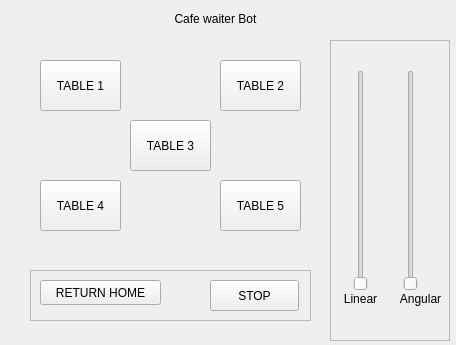
<?xml version="1.0" encoding="UTF-8"?>
<ui version="4.0">
 <class>Form</class>
 <widget class="QWidget" name="Form">
  <property name="geometry">
   <rect>
    <x>0</x>
    <y>0</y>
    <width>456</width>
    <height>345</height>
   </rect>
  </property>
  <property name="windowTitle">
   <string>Form</string>
  </property>
  <widget class="QLabel" name="label">
   <property name="geometry">
    <rect>
     <x>160</x>
     <y>10</y>
     <width>111</width>
     <height>17</height>
    </rect>
   </property>
   <property name="autoFillBackground">
    <bool>false</bool>
   </property>
   <property name="text">
    <string>Cafe waiter Bot</string>
   </property>
   <property name="alignment">
    <set>Qt::AlignCenter</set>
   </property>
  </widget>
  <widget class="QPushButton" name="pushButton">
   <property name="geometry">
    <rect>
     <x>40</x>
     <y>60</y>
     <width>81</width>
     <height>51</height>
    </rect>
   </property>
   <property name="text">
    <string>TABLE 1</string>
   </property>
  </widget>
  <widget class="QPushButton" name="pushButton_3">
   <property name="geometry">
    <rect>
     <x>130</x>
     <y>120</y>
     <width>81</width>
     <height>51</height>
    </rect>
   </property>
   <property name="text">
    <string>TABLE 3</string>
   </property>
  </widget>
  <widget class="QPushButton" name="pushButton_4">
   <property name="geometry">
    <rect>
     <x>40</x>
     <y>180</y>
     <width>81</width>
     <height>51</height>
    </rect>
   </property>
   <property name="text">
    <string>TABLE 4</string>
   </property>
  </widget>
  <widget class="QPushButton" name="pushButton_5">
   <property name="geometry">
    <rect>
     <x>220</x>
     <y>180</y>
     <width>81</width>
     <height>51</height>
    </rect>
   </property>
   <property name="text">
    <string>TABLE 5</string>
   </property>
  </widget>
  <widget class="QPushButton" name="pushButton_6">
   <property name="geometry">
    <rect>
     <x>220</x>
     <y>60</y>
     <width>81</width>
     <height>51</height>
    </rect>
   </property>
   <property name="text">
    <string>TABLE 2</string>
   </property>
  </widget>
  <widget class="QFrame" name="frame">
   <property name="geometry">
    <rect>
     <x>330</x>
     <y>40</y>
     <width>120</width>
     <height>301</height>
    </rect>
   </property>
   <property name="frameShape">
    <enum>QFrame::StyledPanel</enum>
   </property>
   <property name="frameShadow">
    <enum>QFrame::Raised</enum>
   </property>
   <widget class="QSlider" name="verticalSlider">
    <property name="geometry">
     <rect>
      <x>10</x>
      <y>30</y>
      <width>41</width>
      <height>221</height>
     </rect>
    </property>
    <property name="orientation">
     <enum>Qt::Vertical</enum>
    </property>
   </widget>
   <widget class="QSlider" name="verticalSlider_2">
    <property name="geometry">
     <rect>
      <x>60</x>
      <y>30</y>
      <width>41</width>
      <height>221</height>
     </rect>
    </property>
    <property name="orientation">
     <enum>Qt::Vertical</enum>
    </property>
   </widget>
   <widget class="QLabel" name="label_2">
    <property name="geometry">
     <rect>
      <x>0</x>
      <y>250</y>
      <width>61</width>
      <height>17</height>
     </rect>
    </property>
    <property name="autoFillBackground">
     <bool>false</bool>
    </property>
    <property name="text">
     <string>Linear</string>
    </property>
    <property name="alignment">
     <set>Qt::AlignCenter</set>
    </property>
   </widget>
   <widget class="QLabel" name="label_3">
    <property name="geometry">
     <rect>
      <x>60</x>
      <y>250</y>
      <width>61</width>
      <height>17</height>
     </rect>
    </property>
    <property name="autoFillBackground">
     <bool>false</bool>
    </property>
    <property name="text">
     <string>Angular</string>
    </property>
    <property name="alignment">
     <set>Qt::AlignCenter</set>
    </property>
   </widget>
  </widget>
  <widget class="QFrame" name="frame_2">
   <property name="geometry">
    <rect>
     <x>30</x>
     <y>270</y>
     <width>281</width>
     <height>51</height>
    </rect>
   </property>
   <property name="frameShape">
    <enum>QFrame::StyledPanel</enum>
   </property>
   <property name="frameShadow">
    <enum>QFrame::Raised</enum>
   </property>
   <widget class="QPushButton" name="pushButton_7">
    <property name="geometry">
     <rect>
      <x>10</x>
      <y>10</y>
      <width>121</width>
      <height>25</height>
     </rect>
    </property>
    <property name="text">
     <string>RETURN HOME</string>
    </property>
   </widget>
   <widget class="QPushButton" name="pushButton_2">
    <property name="geometry">
     <rect>
      <x>180</x>
      <y>10</y>
      <width>89</width>
      <height>31</height>
     </rect>
    </property>
    <property name="text">
     <string>STOP</string>
    </property>
   </widget>
  </widget>
 </widget>
 <resources/>
 <connections/>
</ui>
